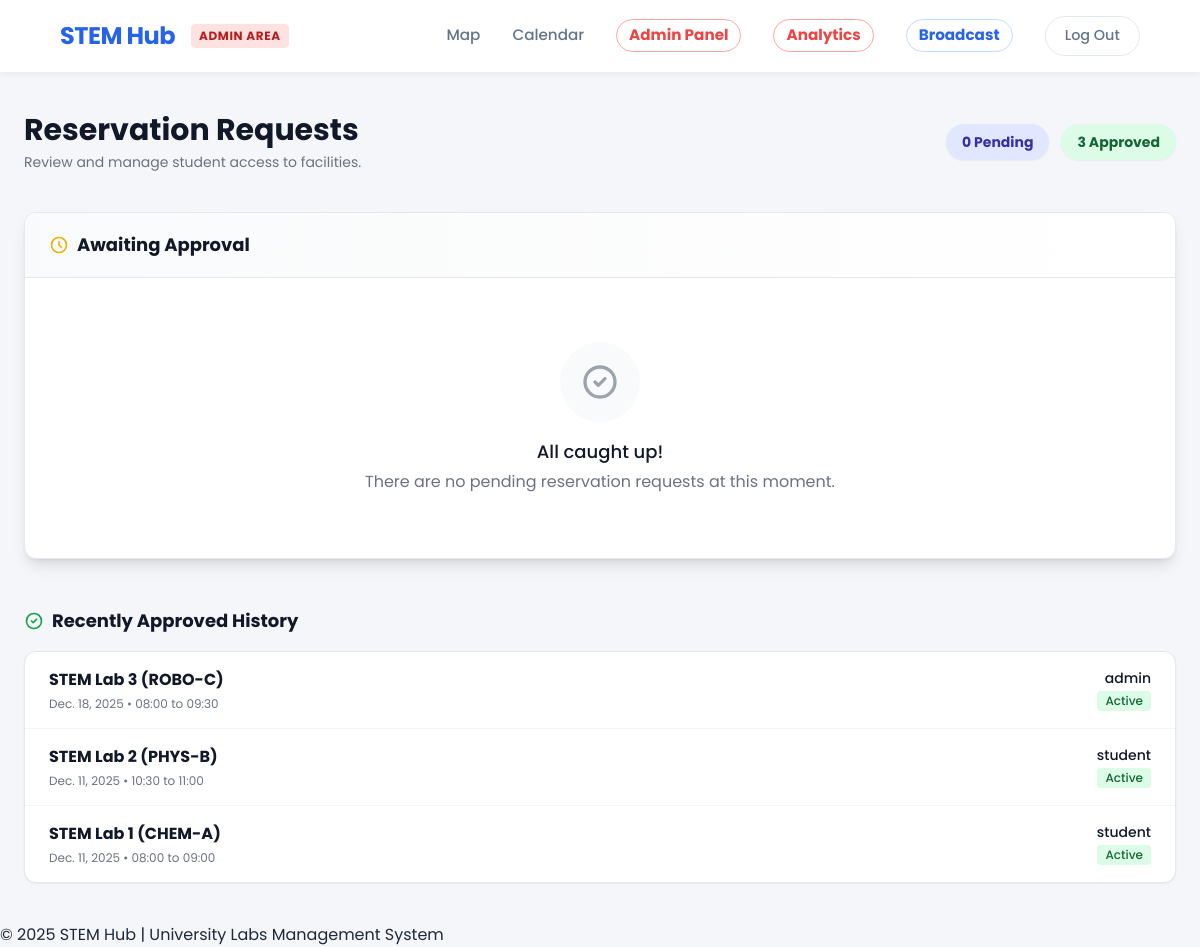
Screenshot of /reservations/dashboard/ (signed in) with the database file from the repository.
### reservations/models.py (models this page shows, shortened)
class Reservation(models.Model):
    STATUS_CHOICES = [
        ('PENDING', 'Pending Approval'),
        ('CONFIRMED', 'Confirmed'),
        ('REJECTED', 'Rejected'),
    ]
    user = models.ForeignKey(User, on_delete=models.CASCADE)
    lab = models.ForeignKey(Lab, on_delete=models.CASCADE)
    equipment = models.ManyToManyField(
        Equipment,
        blank=True,
        related_name='reservations',
        through='ReservationEquipment'
    )
    date = models.DateField()
    start_time = models.TimeField()
    end_time = models.TimeField()
    purpose = models.TextField(help_text="Reason for booking (e.g., Thesis Research, Class Project)")
    rejection_reason = models.TextField(blank=True, null=True, help_text="Reason why the admin rejected this request")
    status = models.CharField(max_length=10, choices=STATUS_CHOICES, default='PENDING')
    created_at = models.DateTimeField(auto_now_add=True)

### labs/models.py (models this page shows, shortened)
class Lab(models.Model):
    name = models.CharField(max_length=200)
    slug = models.SlugField(unique=True)
    capacity = models.PositiveIntegerField()
    description = models.TextField()
    map_svg_id = models.CharField(max_length=50, unique=True, help_text="Matches ID in Figma SVG")
    is_active = models.BooleanField(default=True)
    safety_guidelines = models.TextField()

### reservations/views.py (the view, shortened to what this page needs)
# urls.py: path('dashboard/', views.admin_dashboard, name='dashboard'),
@login_required
@user_passes_test(is_staff) # Restrict to Admins only
def admin_dashboard(request):
    pending_reservations = Reservation.objects.filter(status='PENDING').order_by('date')
    approved_reservations = Reservation.objects.filter(status='CONFIRMED').order_by('-date')[:10] # Show last 10
    context = {
        'pending_reservations': pending_reservations,
        'approved_reservations': approved_reservations
    }
    return render(request, 'reservations/admin_dashboard.html', context)

### notifications/context_processors.py (called while the page is built)
def user_notifications(request):
    if request.user.is_authenticated:
        notifs = Notification.objects.filter(recipient=request.user, is_read=False)
        return {
            'notifications_list': notifs,
            'unread_count': notifs.count()
        }
    return {}

### reservations/views.py (called while the page is built)
def is_staff(user):
    return user.is_staff

### CORE/templates/reservations/admin_dashboard.html (shortened to what this page needs)
{% load static %}
<!DOCTYPE html>
<html lang="en">
<head>
    <script src="https://cdn.tailwindcss.com"></script>
</head>
<body>
    <header>
        <div class="header-content">
            <div class="flex items-center gap-2">
                <h1><a href="/">STEM Hub</a></h1>
                <span class="bg-red-100 text-red-700 text-xs font-bold px-2 py-1 rounded ml-2 uppercase tracking-wider">Admin Area</span>
            </div>
            <nav>
                <a href="{% url 'labs:index' %}">Map</a>
                <a href="{% url 'reservations:timetable' %}">Calendar</a>
                <a href="{% url 'reservations:dashboard' %}" style="color: #ef4444; font-weight: bold; border: 1px solid #fca5a5; padding: 0.25rem 0.75rem; border-radius: 9999px;">Admin Panel</a>
                <a href="/analytics/dashboard/" style="color: #ef4444; font-weight: bold; border: 1px solid #fca5a5; padding: 0.25rem 0.75rem; border-radius: 9999px;">Analytics</a>
                <a href="{% url 'notifications:create_announcement' %}" style="color: #2563eb; font-weight: bold; border: 1px solid #bfdbfe; padding: 0.25rem 0.75rem; border-radius: 9999px;">Broadcast</a>
                <a href="{% url 'logout' %}" class="logout-btn">Log Out</a>
            </nav>
        </div>
    </header>
    <main class="standard-container py-10">
        <div class="flex flex-col md:flex-row justify-between items-start md:items-center mb-10 gap-4">
            <div>
                <h2 class="text-3xl font-bold text-gray-900">Reservation Requests</h2>
                <p class="mt-1 text-sm text-gray-500">Review and manage student access to facilities.</p>
            </div>
            <div class="flex items-center gap-3">
                <div class="bg-indigo-100 text-indigo-800 text-sm font-bold px-4 py-2 rounded-full shadow-sm">
                    {{ pending_reservations.count }} Pending
                </div>
                <div class="bg-green-100 text-green-800 text-sm font-bold px-4 py-2 rounded-full shadow-sm">
                    {{ approved_reservations.count }} Approved
                </div>
            </div>
        </div>
        <div class="bg-white shadow-lg overflow-hidden rounded-xl border border-gray-200 mb-12">
            <div class="px-6 py-5 bg-gradient-to-r from-gray-50 to-white border-b border-gray-200 flex justify-between items-center">
                <h3 class="text-lg leading-6 font-bold text-gray-900 flex items-center gap-2">
                    <svg class="w-5 h-5 text-yellow-500" fill="none" stroke="currentColor" viewBox="0 0 24 24"><path stroke-linecap="round" stroke-linejoin="round" stroke-width="2" d="M12 8v4l3 3m6-3a9 9 0 11-18 0 9 9 0 0118 0z"></path></svg>
                    Awaiting Approval
                </h3>
            </div>
            {% if pending_reservations %}
            <ul class="divide-y divide-gray-100">
                {% for res in pending_reservations %}
                <li class="p-6 hover:bg-gray-50 transition duration-150 ease-in-out">
                    <div class="flex flex-col lg:flex-row justify-between items-start lg:items-center gap-6">
                        <div class="flex-grow space-y-2">
                            <div class="flex items-center gap-3 flex-wrap">
                                <h4 class="text-xl font-bold text-gray-900">{{ res.lab.name }}</h4>
                                <span class="px-2.5 py-0.5 rounded-md text-xs font-semibold bg-blue-50 text-blue-700 border border-blue-100">
                                    {{ res.date|date:"M d, Y" }}
                                </span>
                                <span class="px-2.5 py-0.5 rounded-md text-xs font-semibold bg-gray-100 text-gray-700 border border-gray-200 font-mono">
                                    {{ res.start_time|time:"H:i" }} - {{ res.end_time|time:"H:i" }}
                                </span>
                            </div>
                            <div class="flex items-center gap-2 text-sm text-gray-600">
                                <svg class="w-4 h-4 text-gray-400" fill="none" stroke="currentColor" viewBox="0 0 24 24"><path stroke-linecap="round" stroke-linejoin="round" stroke-width="2" d="M16 7a4 4 0 11-8 0 4 4 0 018 0zM12 14a7 7 0 00-7 7h14a7 7 0 00-7-7z"></path></svg>
                                <span class="font-medium">{{ res.user.username }}</span>
                                <span class="text-gray-400">|</span>
                                <span class="text-gray-500">{{ res.user.email }}</span>
                            </div>
                            <div class="mt-2 text-sm bg-yellow-50 text-yellow-900 p-3 rounded-lg border border-yellow-100 inline-block w-full lg:w-auto lg:min-w-[400px]">
                                <span class="font-bold text-xs uppercase tracking-wide text-yellow-600 block mb-1">Purpose of Booking</span>
                                {{ res.purpose }}
                            </div>
                        </div>
                        <div class="flex items-center gap-3 w-full lg:w-auto">
                            <form method="post" class="w-1/2 lg:w-auto" onsubmit="return confirm('Confirm approval for {{ res.user.username }}?');">
                                {% csrf_token %}
                                <input type="hidden" name="reservation_id" value="{{ res.id }}">
                                <input type="hidden" name="action" value="approve">
                                <button type="submit" class="w-full inline-flex justify-center items-center px-4 py-2.5 border border-transparent text-sm font-bold rounded-lg text-white bg-green-600 hover:bg-green-700 shadow-sm focus:outline-none focus:ring-2 focus:ring-offset-2 focus:ring-green-500 transition">
                                    <svg class="mr-2 -ml-1 h-4 w-4" fill="none" stroke="currentColor" viewBox="0 0 24 24"><path stroke-linecap="round" stroke-linejoin="round" stroke-width="2" d="M5 13l4 4L19 7"></path></svg>
                                    Approve
                                </button>
                            </form>
                            <button type="button" onclick="openRejectModal('{{ res.id }}', '{{ res.user.username }}')" class="w-1/2 lg:w-auto inline-flex justify-center items-center px-4 py-2.5 border border-transparent text-sm font-bold rounded-lg text-white bg-red-600 hover:bg-red-700 shadow-sm focus:outline-none focus:ring-2 focus:ring-offset-2 focus:ring-red-500 transition">
                                <svg class="mr-2 -ml-1 h-4 w-4" fill="none" stroke="currentColor" viewBox="0 0 24 24"><path stroke-linecap="round" stroke-linejoin="round" stroke-width="2" d="M6 18L18 6M6 6l12 12"></path></svg>
                                Reject
                            </button>
                        </div>
                    </div>
                </li>
                {% endfor %}
            </ul>
            {% else %}
            <div class="py-16 text-center">
                <div class="bg-gray-50 rounded-full w-20 h-20 flex items-center justify-center mx-auto mb-4">
                    <svg class="h-10 w-10 text-gray-400" fill="none" stroke="currentColor" viewBox="0 0 24 24"><path stroke-linecap="round" stroke-linejoin="round" stroke-width="2" d="M9 12l2 2 4-4m6 2a9 9 0 11-18 0 9 9 0 0118 0z"></path></svg>
                </div>
                <h3 class="text-lg font-medium text-gray-900">All caught up!</h3>
                <p class="text-gray-500 mt-1">There are no pending reservation requests at this moment.</p>
            </div>
            {% endif %}
        </div>
        <h3 class="text-lg font-bold text-gray-900 mb-4 flex items-center gap-2">
            <svg class="w-5 h-5 text-green-600" fill="none" stroke="currentColor" viewBox="0 0 24 24"><path stroke-linecap="round" stroke-linejoin="round" stroke-width="2" d="M9 12l2 2 4-4m6 2a9 9 0 11-18 0 9 9 0 0118 0z"></path></svg>
            Recently Approved History
        </h3>
        <div class="bg-white shadow-sm overflow-hidden rounded-xl border border-gray-200">
            <ul class="divide-y divide-gray-100">
                {% for res in approved_reservations %}
                <li class="px-6 py-4 hover:bg-gray-50 transition flex justify-between items-center">
                    <div>
                        <span class="font-bold text-gray-900">{{ res.lab.name }}</span>
                        <div class="text-xs text-gray-500 mt-1">
                            {{ res.date }} • {{ res.start_time|time:"H:i" }} to {{ res.end_time|time:"H:i" }}
                        </div>
                    </div>
                    <div class="text-right">
                        <div class="text-sm font-medium text-gray-900">{{ res.user.username }}</div>
                        <span class="inline-flex items-center px-2 py-0.5 rounded text-xs font-medium bg-green-100 text-green-800">
                            Active
                        </span>
                    </div>
                </li>
                {% empty %}
                <li class="px-6 py-4 text-sm text-gray-500 text-center">No approved history yet.</li>
                {% endfor %}
            </ul>
        </div>
    </main>
    <footer>
        <p>© 2025 STEM Hub | University Labs Management System</p>
    </footer>
</body>
</html>

### CORE/templates/reservations/admin_dashboard.html (style rules this page uses)
* { margin: 0; padding: 0; box-sizing: border-box; font-family: 'Poppins', sans-serif; }
body { background: #f4f6f9; color: #1f2937; overflow-x: hidden; }
a { text-decoration: none; color: inherit; }
ul { list-style: none; }
.standard-container { max-width: 80rem; margin-left: auto; margin-right: auto; padding-left: 1.5rem; padding-right: 1.5rem; }
header { background: rgba(255, 255, 255, 0.95); color: #1e293b; padding: 1rem 5%; display: flex; justify-content: space-between; align-items: center; box-shadow: 0 4px 6px -1px rgba(0, 0, 0, 0.05); position: sticky; top: 0; z-index: 1000; backdrop-filter: blur(10px); }
header .header-content { display: flex; justify-content: space-between; align-items: center; width: 100%; max-width: 80rem; margin-left: auto; margin-right: auto; }
header h1 { font-size: 1.5rem; font-weight: 700; color: #2563eb; letter-spacing: -0.5px; }
nav { display: flex; gap: 2rem; align-items: center; }
nav a { font-weight: 500; font-size: 0.95rem; color: #64748b; transition: color 0.3s; white-space: nowrap; }
.logout-btn { padding: 0.5rem 1.2rem; border: 1px solid #e2e8f0; border-radius: 2rem; font-size: 0.9rem; transition: all 0.3s; white-space: nowrap; }

### rows the page displays
Reservation: lab.name "STEM Lab 3 (ROBO-C)", date "Dec. 18, 2025", start_time "08:00", end_time "09:30", user.username "admin"
Reservation: lab.name "STEM Lab 2 (PHYS-B)", date "Dec. 11, 2025", start_time "10:30", end_time "11:00", user.username "student"
Reservation: lab.name "STEM Lab 1 (CHEM-A)", date "Dec. 11, 2025", start_time "08:00", end_time "09:00", user.username "student"

### other values shown
{{ pending_reservations.count }} "0"
{{ approved_reservations.count }} "3"
